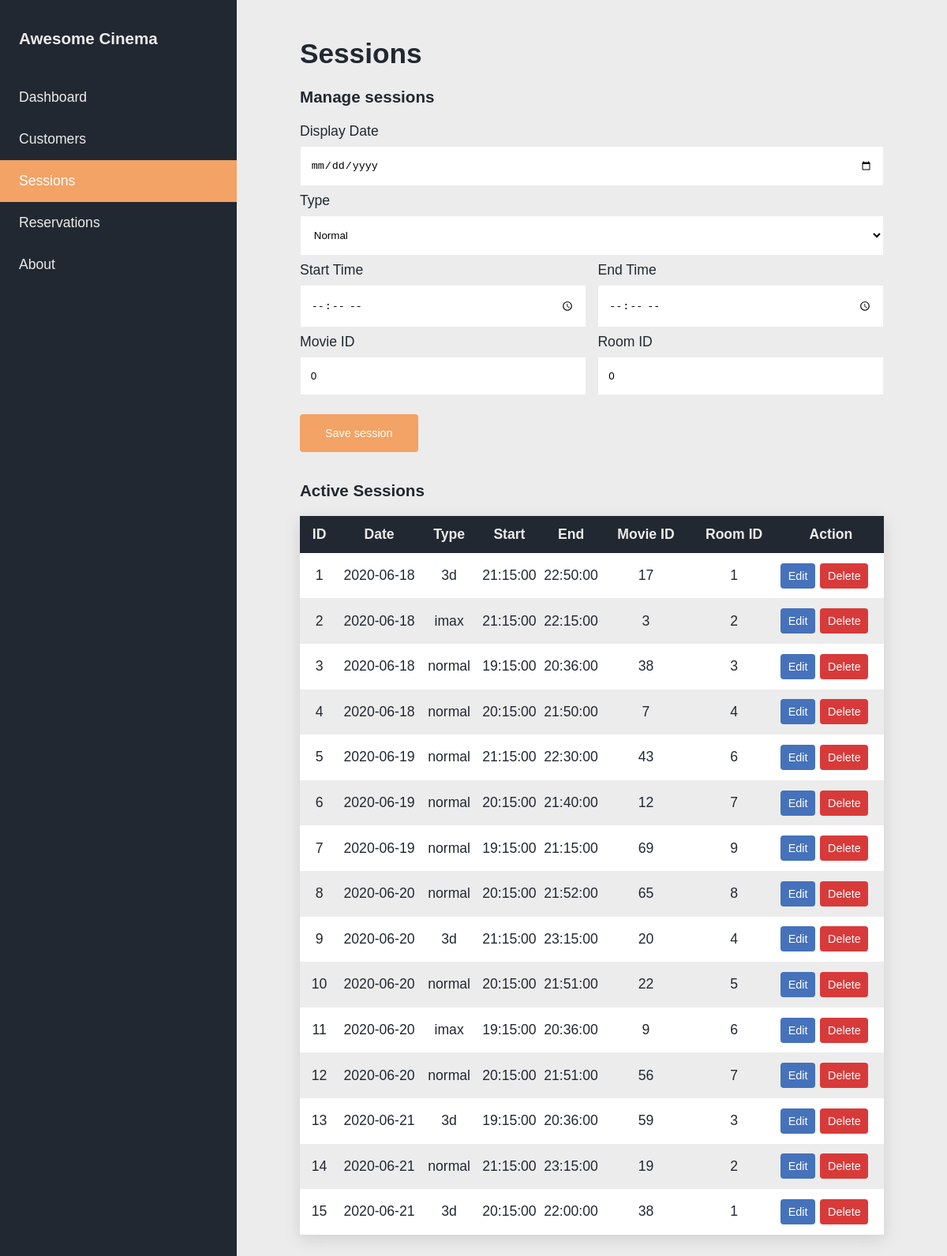
Screenshot of /sessions.php with the database file from the repository.
### tables this page shows
CREATE TABLE session(
   
  session_id INT NOT NULL AUTO_INCREMENT,
  display_date DATE NOT NULL,
  type VARCHAR(10) NOT NULL,
  start_time TIME NOT NULL,
  end_time TIME NOT NULL,
  
   
  movie_id INT,
  room_id INT,

   
  PRIMARY KEY (session_id)
);

### proc/sessions.php (called while the page is built, shortened)
<?php
require("/srv/http/awesome_cinema/config/database.php");
$update = false;
$display_date = "";
$start_time = "";
$end_time = "";
$movie_id = 0;
$room_id = 0;
$s_arr = $conn->query("SELECT * FROM session");

### sessions.php (the view, shortened to what this page needs)
<?php
    require("/srv/http/awesome_cinema/proc/sessions.php");
?>
<!DOCTYPE html>
<html lang="en">
<head>
    <link rel="stylesheet" href="style.css">
</head>
<body>
    <header>
        <ul class="navbar">
            <li class="navbar__item"><h3>Awesome Cinema</h3></li>
            <li><a class="navbar__item" href="index.php">Dashboard</a></li>
            <li><a class="navbar__item" href="customers.php">Customers</a></li>
            <li><a class="navbar__item navbar__item--active" href="sessions.php">Sessions</a></li>
            <li><a class="navbar__item" href="reservations.php">Reservations</a></li>
            <li><a class="navbar__item" href="about.html">About</a></li>
        </ul>
    </header>
    <main>
        <div class="wrapper">
            <h1>Sessions</h1>
            <h3>Manage sessions</h3>
            <form action="proc/sessions.php" method="POST">
                <label for="display_date">Display Date</label>
                <input type="date" name="display_date" value="<?php echo $display_date; ?>" required>
                <label>Type</label>
                <?php
                if ($update == true) {
                    echo '<select id="type" name="type">
                            <option value="'.$type.'">Unchanged</option>
                            <option value="normal">Normal</option>
                            <option value="3d">3D</option>
                            <option value="imax">IMAX</option>
                        </select>';
                } else {
                    echo '<select id="type" name="type">
                            <option value="normal">Normal</option>
                            <option value="3d">3D</option>
                            <option value="imax">IMAX</option>
                        </select>';
                }
                ?>
                <div style="float:left;width:49%;">
                    <label for="start_time">Start Time</label>
                    <input type="time" name="start_time" value="<?php echo $start_time; ?>" required>
                </div>
                <div style="float:right;width:49%;">
                    <label for="end_time">End Time</label>
                    <input type="time" name="end_time" value="<?php echo $end_time; ?>" required>
                </div>
                <div style="float:left;width:49%;">
                    <label for="movie_id">Movie ID</label>
                    <input type="number" name="movie_id" placeholder="Select movie" min="1" max="69" value="<?php echo $movie_id; ?>" required>
                </div>
                <div style="float:right;width:49%;">
                    <label for="room_id">Room ID</label>
                    <input type="number" name="room_id" placeholder="Select room" min="1" max="10" value="<?php echo $room_id; ?>" required>
                </div>
                <?php
                if ($update == true) {
                    echo '<button type="submit" name="update" class="btn">Update session</button>';
                } else {
                    echo '<button type="submit" name="save" class="btn">Save session</button>';
                }
                ?>
            </form>
            <h3>Active Sessions</h3>
            <table>
                <tr>
                    <th>ID</th>
                    <th>Date</th>
                    <th>Type</th>
                    <th>Start</th>
                    <th>End</th>
                    <th>Movie ID</th>
                    <th>Room ID</th>
                    <th>Action</th>
                </tr>
            <?php
                foreach($s_arr as $item) {
                    echo "<tr>";
                    echo "<td>".$item["session_id"]."</td>
                        <td>".$item["display_date"]."</td>
                        <td>".$item["type"]."</td>
                        <td>".$item["start_time"]."</td>
                        <td>".$item["end_time"]."</td>
                        <td>".$item["movie_id"]."</td>
                        <td>".$item["room_id"]."</td>
                        <td style=\"display:flex;flexdirection:row;\">
                            <a class=\"btn btn__table btn--edit\"
                            href=\"sessions.php?edit=".$item["session_id"]."\">Edit</a>
                            <a class=\"btn btn__table btn--delete\"
                            href=\"sessions.php?delete=".$item["session_id"]."\">Delete</a>
                        </td>";
                    echo "</tr>";
                }
                echo "</table>";
            ?>
        </div>
    </main>
</body>
</html>

### style.css (style rules this page uses)
:root { --clr-dark: #222831; --clr-medium: #30475e; --clr-accent: #f2a365; --clr-light: #ececec; --clr-green: #4CAF50; --clr-red: #d83a3a; --clr-yellow: #ffdaaf; --clr-blue: #4572bb; --clr-grey: #ccc; --clr-black: black; --clr-white: white; --clr-accent-hover: #fdc295; --clr-blue-hover: #66a7e7; --clr-red-hover: #f34646; --fw-regular: 400; --fw-medium: 500; --fw-semibold: 600; --fw-bold: 700; }
*, *::before, *::after { box-sizing: border-box; margin: 0; padding: 0; }
body { scroll-behavior: smooth; padding: 0; margin: 0; background-color: var(--clr-light); font-family: "Quicksand", sans-serif; font-size: 1.1rem; color: var(--clr-dark); }
h1 { display: block; font-size: 2em; margin-top: 0.67em; margin-bottom: 0.67em; margin-left: 0; margin-right: 0; font-weight: bold; }
h3 { display: block; font-size: 1.17em; margin-top: 1em; margin-bottom: 1em; margin-left: 0; margin-right: 0; font-weight: bold; }
.wrapper { margin-left: 25%; padding: 1.5rem 5rem; }
.navbar { list-style-type: none; margin: 0; padding: 0; width: 25%; background-color: var(--clr-dark); position: fixed; height: 100%; overflow: auto; }
.navbar__item { display: block; color: var(--clr-light); padding: 1rem 1.5rem; text-decoration: none; }
.navbar__item--active { background-color: var(--clr-accent); color: var(--clr-white); }
.btn { background-color: var(--clr-accent); color: white; padding: 1rem 2rem; margin: 1rem 0; border: none; border-radius: 4px; cursor: pointer; text-decoration: none; font-size: 0.9rem; }
.btn__table { margin: 0 0.2rem; padding: 0.5rem 0.6rem; }
.btn--edit { background-color: var(--clr-blue); }
.btn--delete { background-color: var(--clr-red); }
select { background-color: var(--clr-white); width: 100%; padding: 1rem 0.8rem; margin: 8px 0; display: inline-block; border: 1px solid var(--clr-light); }
input { border: 1px solid var(--clr-light); width: 100%; padding: 1rem 0.8rem; margin: 8px 0; }
table { width: 100%; margin-bottom: 2rem; box-shadow: 0 6px 20px rgba(0,0,0,0.12); }
table, th, td { border-collapse: collapse; }
tr:nth-child(even) { background-color: var(--clr-white); }
tr:nth-child(odd) { background-color: var(--clr-light); }
th, td { padding: .8rem; text-align: center; }
.table--customers th, td { padding: .8rem 0rem .8rem; text-align: center; }
th { background-color: var(--clr-dark); color: var(--clr-light); }

### rows the page displays
session: session_id "1", display_date "2020-06-18", type "3d", start_time "21:15:00", end_time "22:50:00", movie "17", room "1"
session: session_id "2", display_date "2020-06-18", type "imax", start_time "21:15:00", end_time "22:15:00", movie "3", room "2"
session: session_id "3", display_date "2020-06-18", type "normal", start_time "19:15:00", end_time "20:36:00", movie "38", room "3"
session: session_id "4", display_date "2020-06-18", type "normal", start_time "20:15:00", end_time "21:50:00", movie "7", room "4"
session: session_id "5", display_date "2020-06-19", type "normal", start_time "21:15:00", end_time "22:30:00", movie "43", room "6"
session: session_id "6", display_date "2020-06-19", type "normal", start_time "20:15:00", end_time "21:40:00", movie "12", room "7"
session: session_id "7", display_date "2020-06-19", type "normal", start_time "19:15:00", end_time "21:15:00", movie "69", room "9"
session: session_id "8", display_date "2020-06-20", type "normal", start_time "20:15:00", end_time "21:52:00", movie "65", room "8"
session: session_id "9", display_date "2020-06-20", type "3d", start_time "21:15:00", end_time "23:15:00", movie "20", room "4"
session: session_id "10", display_date "2020-06-20", type "normal", start_time "20:15:00", end_time "21:51:00", movie "22", room "5"
session: session_id "11", display_date "2020-06-20", type "imax", start_time "19:15:00", end_time "20:36:00", movie "9", room "6"
session: session_id "12", display_date "2020-06-20", type "normal", start_time "20:15:00", end_time "21:51:00", movie "56", room "7"
session: session_id "13", display_date "2020-06-21", type "3d", start_time "19:15:00", end_time "20:36:00", movie "59", room "3"
session: session_id "14", display_date "2020-06-21", type "normal", start_time "21:15:00", end_time "23:15:00", movie "19", room "2"
session: session_id "15", display_date "2020-06-21", type "3d", start_time "20:15:00", end_time "22:00:00", movie "38", room "1"
